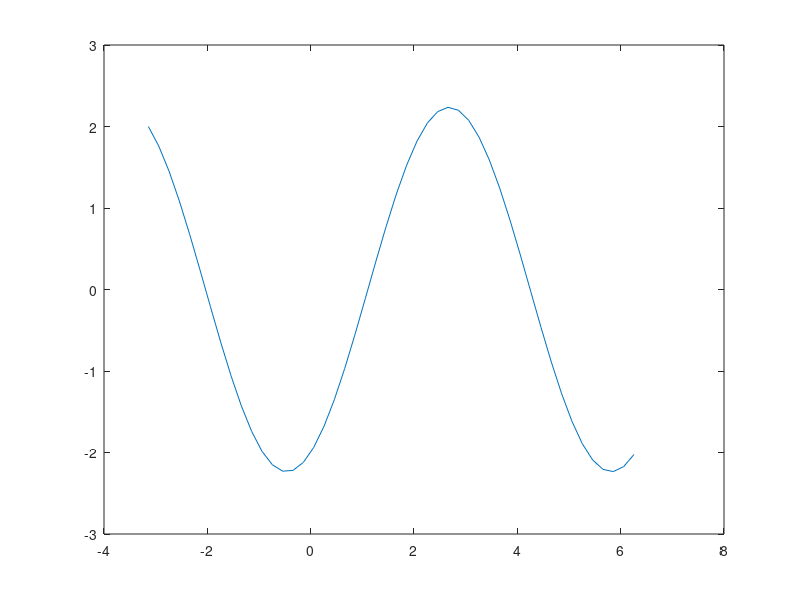

Here is the MATLAB script that generated this plot:
%For

n = 5

x = []; for i = 1:n, x=[x,i^2],  end

    % o
    
x =[];
for i = 1:n,
    x=[x,i^2],
end

%while

a = 4
n = 0;
while 2^n < a
    n = n + 1;
end
n

%if

if n < 0 
    parity = 0;
elseif rem(n,2) == 0 
    parity = 2;
else
    parity =1;
end
%%
%   <   menor que
%   >   mayor que
%   <=  menor o igual que >= mayor o igual que == igual que
%   ~=  distinto que 

% Para combinar las relaciones: 
%   &   y 
%   |   o
%   ~   no

% (el s�mbolo ~ se puede obtener como Alt -126)


%Este fichero representa la funci�n y=sin(x)-2*cos(x) % en el intervalo [-pi,2*pi]
x=-pi:0.2:2*pi;
n=length(x);

for i=1:n 
    y(i)=sin(x(i))-2*cos(x(i));
end
plot(x,y)

% Suma de vectores por bucle
v=[1,2,3,4]; 
w=[5,6,7,8]; 
for i=1:4
    z(i)=v(i)+w(i);
end
z

%pause %pausa el programa hasta tocar una tecla

% Suma de vectores ?vectorizada?
zv=v+w


% Queremos calcular el volumen de 100000 conos, dados 100000 Diametros y % 100000 alturas: % generamos aleatoriamente Diametros y alturas
numero_conos=100000; 
D=rand(1,numero_conos)+10; 
H=rand(1,numero_conos)+10; 

%versi�n con bucle
tic
for n=1:numero_conos
    V(n) = (1/12)*pi*(D(n)^2)*H(n); 
end
tiempo_bucle=toc

% version vectorizada
tic 
Vv=(1/12)*pi*(D.^2).*H; %Observa los usos del punto antes del operador
tiempo_vectorizado=toc


tic
i = 0;
for t = 0:.01:100
    i = i + 1;
    y(i) = sin(t); 
end

tiempo_bucle=toc

% versi�n vectorizada
tic
t = 0:.01:100;
y = sin(t); 
tiempo_vectorizada=toc

